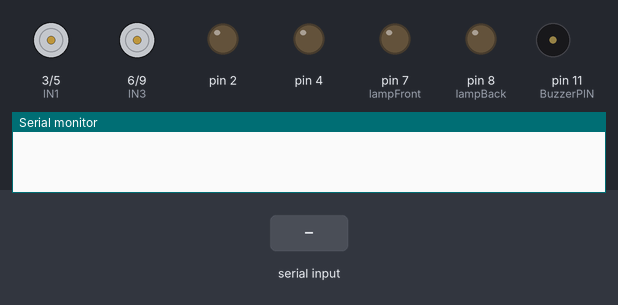
Bench run of a sketch on a simulated Arduino Uno, built with avr-gcc and run on an emulated ATmega328P. Parts: motor-driver pin pairs drawn as motors (green arrow = first pin HIGH = forward, orange = second pin HIGH = backward, longer = more drive), output pins drawn as LEDs (lit = HIGH), buzzer (waves = sounding), the last lines printed to the serial monitor. The inputs (shaded band) are chosen by the test bench.

Above: at 1.2 s.
1.3 s: "V" received over Serial
At 1.75 s:
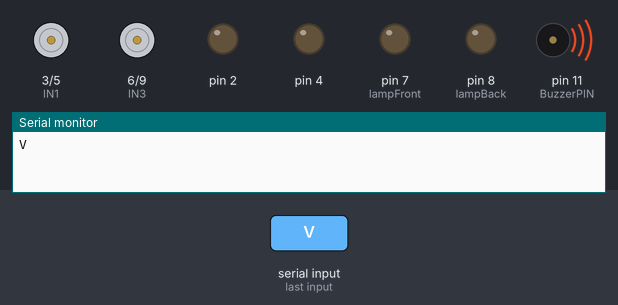
4.3 s: "F" received over Serial
At 4.9 s:
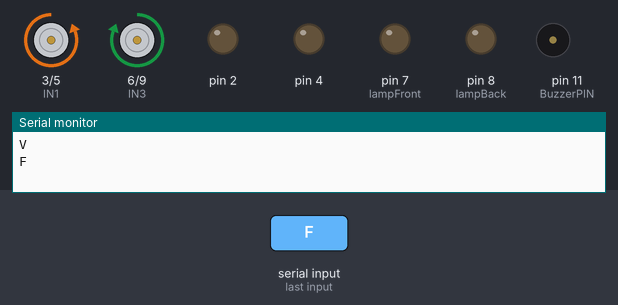
6.0 s: "B" received over Serial
At 7.2 s:
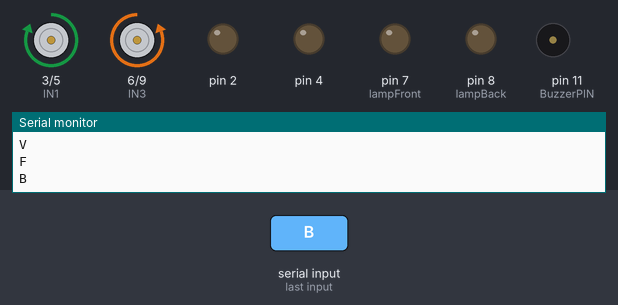
7.5 s: "L" received over Serial
At 8.4 s:
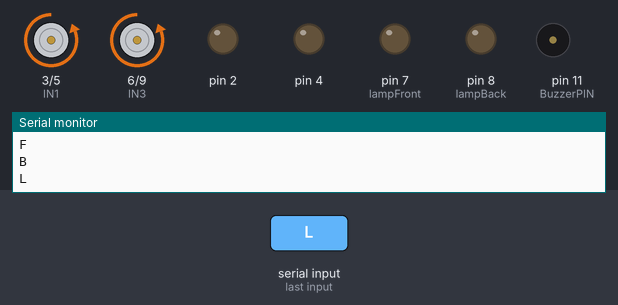
9.0 s: "R" received over Serial
At 9.6 s:
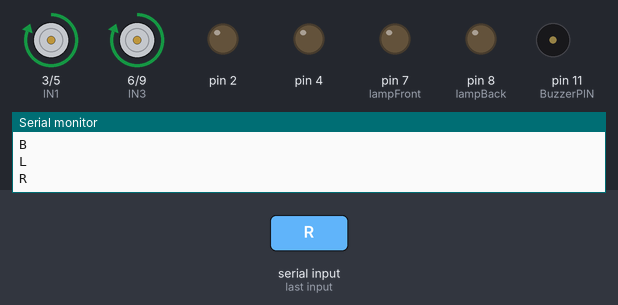
10.5 s: "W" received over Serial
At 11.9 s:
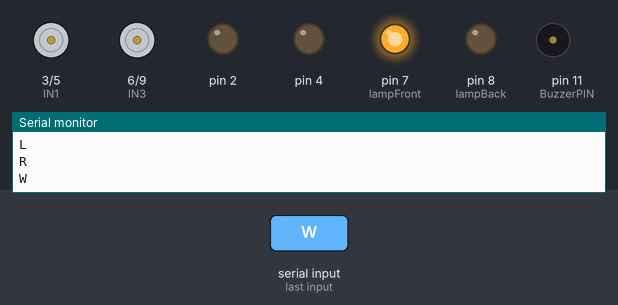
Timing chart, 0 to 13.0 s (numbered marks = the images above; inputs shaded):
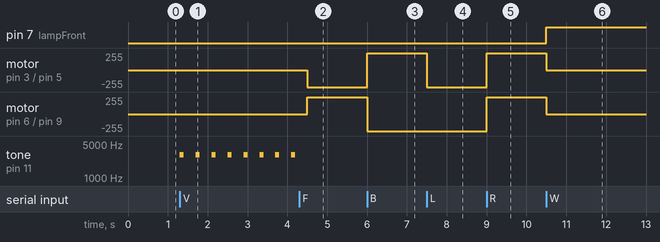

Measured:
- after the input at 1.3 s, tone on pin 11 (BuzzerPIN): alternates 3000 Hz for 0.10 s and silent for 0.30 s, starting at once
- after the input at 4.3 s, motor on pin 3 (IN1) / pin 5 (IN2): stopped → backward 255/255 after 0.20 s; motor on pin 6 (IN3) / pin 9 (IN4): stopped → forward 255/255 after 0.20 s; tone on pin 11 (BuzzerPIN): stops changing and stays silent
- after the input at 6.0 s, motor on pin 3 (IN1) / pin 5 (IN2): backward 255/255 → forward 255/255 at once; motor on pin 6 (IN3) / pin 9 (IN4): forward 255/255 → backward 255/255 at once
- after the input at 7.5 s, motor on pin 3 (IN1) / pin 5 (IN2): forward 255/255 → backward 255/255 at once
- after the input at 9.0 s, motor on pin 3 (IN1) / pin 5 (IN2), motor on pin 6 (IN3) / pin 9 (IN4): backward 255/255 → forward 255/255 at once
- after the input at 10.5 s, pin 7 (lampFront): LOW → HIGH at once; motor on pin 3 (IN1) / pin 5 (IN2), motor on pin 6 (IN3) / pin 9 (IN4): forward 255/255 → stopped at once

The sketch:

Car_BT_Lamp_Bz_ok.ino
```cpp
// Car_BT_Lamp_Bz_ok.ino    **藍牙小車程式開始**   renew 2018/4/6
const int IN1 =3;  // (pwm) D3  接到(L298N)  IN1
const int IN2 =5;  // (pwm) D5  接到(L298N)  IN2
const int IN3 =6;  // (pwm) D6  接到(L298N)  IN3
const int IN4 =9;  // (pwm) D9  接到(L298N)  IN4
                   // PWM 是模擬 類比電壓輸出(0~255= 0V~5V)
int lampFront = 7; //前車燈 紅線+ 接 D7，黑線接D2
int lampBack= 8;   //後車燈 紅線+ 接 D8，黑線接D4
int BuzzerPIN=11;  //有源蜂鳴器 +腳 插在D11， 另一腳插在GND上.

byte speed = 255;  // change this (0-255) to control the speed of the motors. 可調此PWM 0~255, 控制馬達出力。
 char command; // 設command 為字串 ，之後用於讀取序列埠 資料。
void setup() {
  Serial.begin(9600);          // 起始 序列埠 9600 速率。TX/RX
  pinMode(IN1, OUTPUT);       // 設定此 PIN腳 輸出電壓。給馬達 IN1用。
  pinMode(IN2, OUTPUT);       // 設定此 PIN腳 輸出電壓。給馬達 IN2用。
  pinMode(IN3, OUTPUT);       // 設定此 PIN腳 輸出電壓。給馬達 IN3用。
  pinMode(IN4, OUTPUT);       // 設定此 PIN腳 輸出電壓。給馬達 IN4用。
  pinMode(BuzzerPIN, OUTPUT); // 設定此 PIN腳 輸出電壓。有源蜂鳴器
  pinMode(lampFront, OUTPUT); // 設定此 PIN腳 輸出電壓。前車燈
  pinMode(lampBack, OUTPUT);  // 設定此 PIN腳 輸出電壓。後車燈

  pinMode(2, OUTPUT);  // 設定此 PIN腳 輸出電壓0V。前車燈黑線接D2.當GND用。
  digitalWrite(2,0);    //設定此 PIN腳 輸出電壓0V。前車燈黑線接D2-當GND用。
  pinMode(4, OUTPUT);  // 設定此 PIN腳 輸出電壓0V。後車燈黑線接D4.當GND用。
  digitalWrite(4,0);    //設定此 PIN腳 輸出電壓0V。後車燈黑線接D4-當GND用。
}

void loop() {
   if(Serial.available() > 0){      //若序列埠 可用。
    command = Serial.read();        //取讀序列埠。
    Serial.println(command);      //可開啟序列埠視窗查看接收的字串，用於程式除錯。
    Stop(); //initialize with motors stoped  起始馬達停止動作。
    //Change pin mode only if new command is different from previous.

    switch(command){
    case 'F':      // 序列埠上有 "F" 字元時。由手機藍牙傳出 "F" 字元。(可開啟序列埠視窗查看)
      Forward();   // 前進。執行 下方的 Forward() 函數。
      break;
    case 'B':
       Back();// 後退。執行 下方的 Back() 函數。
      break;
    case 'L':
      Left();// 左轉。執行 下方的 Left() 函數。
      break;
    case 'R':
      Right();// 右轉。執行 下方的 Right() 函數。
      break;
    }
  }
  if(command=='W'){
   digitalWrite(lampFront,HIGH);  //前車燈亮。
      }
  if (command=='w'){
  digitalWrite(lampFront,LOW);
   }
   if(command=='U'){
     digitalWrite(lampBack,HIGH); //後車燈亮。
   }
  if (command=='u'){
     digitalWrite(lampBack,LOW);
  }
  if (command=='V'){    //蜂鳴器。

         tone(BuzzerPIN, 3000, 100); //tone(pin, frequency, duration)
         delay(400);
         tone(BuzzerPIN, 3000, 100);
         delay(400);
           //digitalWrite( BuzzerPIN , HIGH );    //占(發聲)
           //digitalWrite( BuzzerPIN , LOW );     //空(靜音)
              }
   if(command=='v'){
           digitalWrite( BuzzerPIN , LOW );     //空(靜音)
          }
   }

void Forward()      //設定 Forward()函數 的動作。
{ analogWrite(IN1, 0);
  analogWrite(IN2, speed);
  analogWrite(IN3, speed);
  analogWrite(IN4, 0);
}

void Back()          //設定 Back() 函數 的動作。
{ analogWrite(IN1, speed);
  analogWrite(IN2, 0);
  analogWrite(IN3, 0);
  analogWrite(IN4, speed);
}

void Left()          //設定  Left() 函數 的動作。
{ analogWrite(IN1, 0);
  analogWrite(IN2,speed);
  analogWrite(IN3, 0);
  analogWrite(IN4, speed);
 }

void Right()            //設定 Right() 函數 的動作。
{ analogWrite(IN1, speed);
  analogWrite(IN2, 0);
  analogWrite(IN3, speed);
  analogWrite(IN4, 0);
}

void Stop()               //設定 Stop() 函數 的動作。
{ analogWrite(IN1, 0);
  analogWrite(IN2, 0);
  analogWrite(IN3, 0);
  analogWrite(IN4, 0);
}
                             //**藍牙小車程式結束**
```
